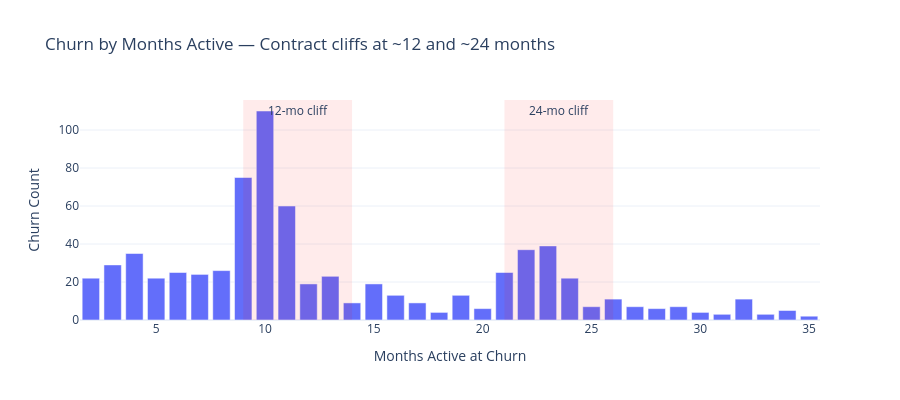

This figure's notebook cell:
### Markdown cell above
## 4. Contract Cliff Analysis — When Do Customers Churn?

### Code cell
# ── Churn by months active ──
tenure = q("""
    SELECT CAST((julianday(m.movement_date) - julianday(s.signup_date)) / 30 AS INTEGER) as months_active,
           COUNT(*) as churns
    FROM mrr_movements m
    JOIN saas_customers s ON m.saas_customer_id = s.saas_customer_id
    WHERE m.movement_type = 'churn'
    GROUP BY months_active HAVING months_active BETWEEN 1 AND 36
    ORDER BY months_active
""")

fig = px.bar(tenure, x="months_active", y="churns",
             title="Churn by Months Active — Contract cliffs at ~12 and ~24 months",
             labels={"months_active": "Months Active at Churn", "churns": "Churn Count"})
fig.add_vrect(x0=9, x1=14, fillcolor="red", opacity=0.08, line_width=0,
              annotation_text="12-mo cliff", annotation_position="top")
fig.add_vrect(x0=21, x1=26, fillcolor="red", opacity=0.08, line_width=0,
              annotation_text="24-mo cliff", annotation_position="top")
fig.update_layout(height=400, width=900)
fig.show()

# Stats
peak_12 = tenure[(tenure.months_active >= 9) & (tenure.months_active <= 14)].churns.sum()
peak_24 = tenure[(tenure.months_active >= 21) & (tenure.months_active <= 26)].churns.sum()
total_churn = tenure.churns.sum()
print(f"\nChurn clustering:")
print(f"  12-month cliff (months 9-14): {peak_12} churns ({peak_12/total_churn*100:.0f}% of all churn)")
print(f"  24-month cliff (months 21-26): {peak_24} churns ({peak_24/total_churn*100:.0f}% of all churn)")
print(f"  Implication: Most churn happens at contract renewal. Retention efforts should start 60-90 days before renewal.")

### Figure 1 — Plotly figure (JSON) as saved in the notebook; plotly's stock layout.template omitted (floating-point values rounded to 4 significant figures)
{"data": [{"hovertemplate": "Months Active at Churn=%{x}<br>Churn Count=%{y}<extra></extra>", "legendgroup": "", "marker": {"color": "#636efa", "pattern": {"shape": ""}}, "name": "", "orientation": "v", "showlegend": false, "textposition": "auto", "type": "bar", "x": [2, 3, 4, 5, 6, 7, 8, 9, 10, 11, 12, 13, 14, 15, 16, 17, 18, 19, 20, 21, 22, 23, 24, 25, 26, 27, 28, 29, 30, 31, 32, 33, 34, 35], "xaxis": "x", "y": [22, 29, 35, 22, 25, 24, 26, 75, 110, 60, 19, 23, 9, 19, 13, 9, 4, 13, 6, 25, 37, 39, 22, 7, 11, 7, 6, 7, 4, 3, 11, 3, 5, 2], "yaxis": "y"}], "layout": {"annotations": [{"showarrow": false, "text": "12-mo cliff", "x": 11.5, "xanchor": "center", "xref": "x", "y": 1, "yanchor": "top", "yref": "y domain"}, {"showarrow": false, "text": "24-mo cliff", "x": 23.5, "xanchor": "center", "xref": "x", "y": 1, "yanchor": "top", "yref": "y domain"}], "barmode": "relative", "height": 400, "legend": {"tracegroupgap": 0}, "shapes": [{"fillcolor": "red", "line": {"width": 0}, "opacity": 0.08, "type": "rect", "x0": 9, "x1": 14, "xref": "x", "y0": 0, "y1": 1, "yref": "y domain"}, {"fillcolor": "red", "line": {"width": 0}, "opacity": 0.08, "type": "rect", "x0": 21, "x1": 26, "xref": "x", "y0": 0, "y1": 1, "yref": "y domain"}], "title": {"text": "Churn by Months Active — Contract cliffs at ~12 and ~24 months"}, "width": 900, "xaxis": {"anchor": "y", "domain": [0, 1], "title": {"text": "Months Active at Churn"}}, "yaxis": {"anchor": "x", "domain": [0, 1], "title": {"text": "Churn Count"}}}}
